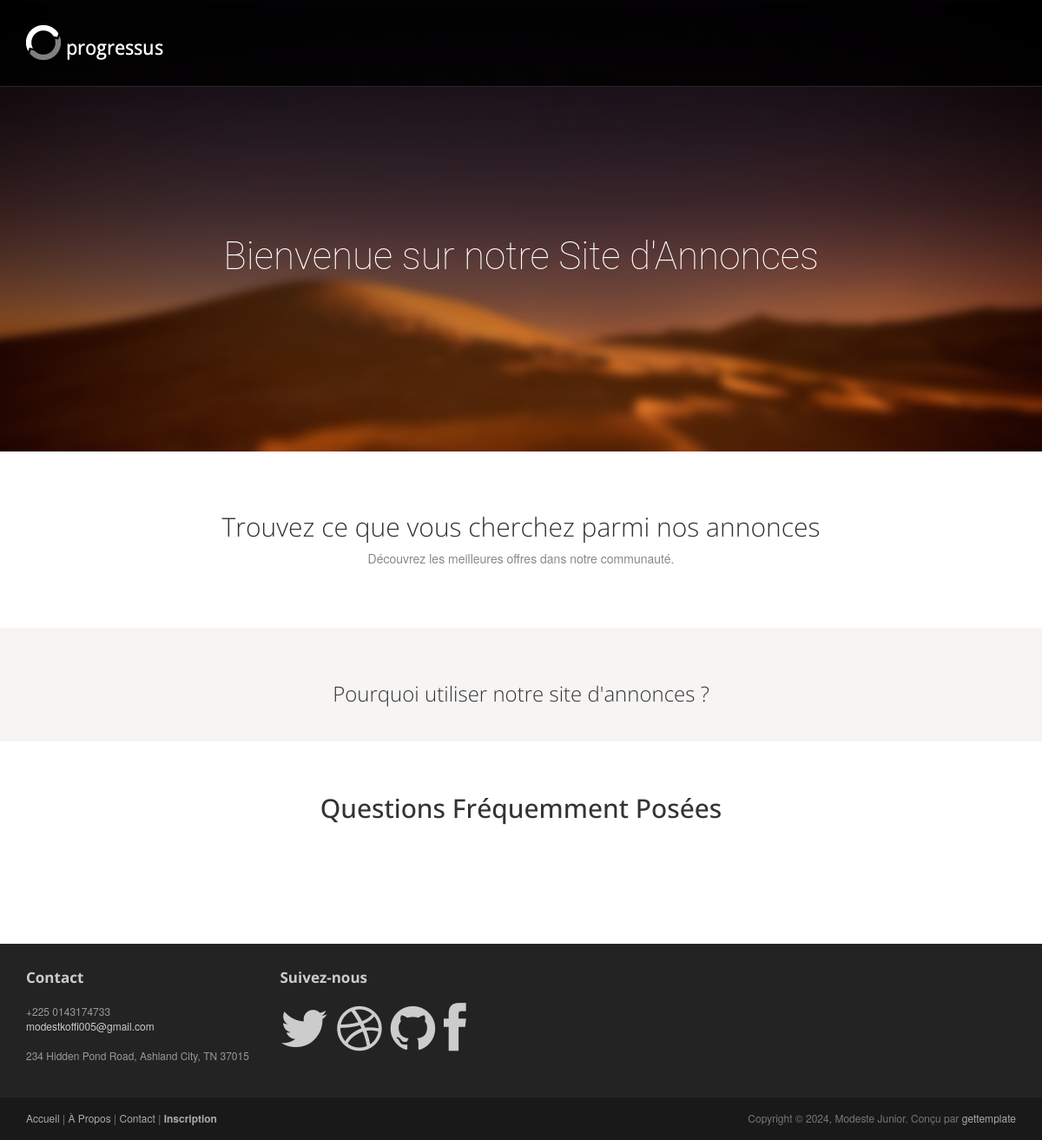
The page / on the database its author committed.
### maxt/models.py (models this page shows, shortened)
class Title(models.Model):
    titre = models.CharField(max_length= 50)

class First(models.Model):
    titre = models.CharField(max_length= 150)
    contenus = models.TextField()

class Second(models.Model):
    contenus = models.TextField()

class Third(models.Model):
    contenus = models.TextField()

class Info(models.Model):
    number = models.TextField()
    mail = models.EmailField()
    adresse = models.TextField()

### maxt/views.py (the view)
# urls.py: path('', views.index, name="index"),
def index(request):
    title = Title.objects.filter()
    first = First.objects.filter()
    second = Second.objects.filter()
    third = Third.objects.filter()
    info = Info.objects.filter()
    datas = {
        'title': title,
        'first': first,
        'second': second,
        'third': third,
        'info': info,
    }
    return render(request, 'index.html', datas)

### maxt/templates/index.html (shortened to what this page needs)
 {% load static %}
<!DOCTYPE html>
<html lang="en">
<head>
    <link rel="stylesheet" href="{% static 'assets/css/bootstrap.min.css' %}">
    <link rel="stylesheet" href="{% static 'assets/css/font-awesome.min.css' %}">
    <link rel="stylesheet" href="{% static 'assets/css/bootstrap-theme.css' %}" media="screen" >
    <link rel="stylesheet" href="{% static 'assets/css/main.css' %}">
</head>
<body class="home">
    <div class="navbar navbar-inverse navbar-fixed-top headroom">
        <div class="container">
            <div class="navbar-header">
                <a class="navbar-brand" href="{% url 'index' %}"><img src="{% static 'assets/images/logo.png' %}" alt="Maxtill"></a>
            </div>
            <div class="navbar-collapse collapse">
            </div>
        </div>
    </div>
   <header id="head">
    <div class="container">
        <div class="row">
            {% for title in title %}
            <h1 class="lead" style="font-family: 'Roboto', sans-serif;">{{ title.titre }}</h1>
            {% endfor %}
        </div>
    </div>
</header>
   <div class="container text-center" onclick="window.location.href='{% url 'annonce' %}';" style="cursor: pointer;">
    <br> <br>
       {% for first in first %}
    <h2 class="thin">{{ first.titre }}</h2>
    <p class="text-muted">{{ first.contenus }}</p>
       {% endfor %}
</div>
    <div class="jumbotron top-space" onclick="window.location.href='{% url 'about' %}';" style="cursor: pointer;">
    <div class="container">
        {% for second in second %}
        <h3 class="text-center thin">{{ second.contenus }}</h3>
        {% endfor %}
    </div>
</div>
    <div class="container">
        {% for third in third %}
        <h2 class="text-center top-space">{{ third.contenus }}</h2>
        {% endfor %}
        <br>
    </div>
    <footer id="footer" class="top-space">
    <div class="footer1">
        <div class="container">
            <div class="row">
                <div class="col-md-3 widget">
                    <h3 class="widget-title">Contact</h3>
                    <div class="widget-body">
                        {% for info in info %}
                        <p>{{ info.number }}<br>
                            <a href="mailto:#">{{ info.mail }}</a><br>
                            <br>
                            {{ info.adresse }}
                        </p>
                        {% endfor %}
                    </div>
                </div>
                <div class="col-md-3 widget">
                    <h3 class="widget-title">Suivez-nous</h3>
                    <div class="widget-body">
                        <p class="follow-me-icons">
                            <a href="#"><i class="fa fa-twitter fa-2x"></i></a>
                            <a href="#"><i class="fa fa-dribbble fa-2x"></i></a>
                            <a href="#"><i class="fa fa-github fa-2x"></i></a>
                            <a href="#"><i class="fa fa-facebook fa-2x"></i></a>
                        </p>
                    </div>
                </div>
            </div>
        </div>
    </div>
    <div class="footer2">
        <div class="container">
            <div class="row">
                <div class="col-md-6 widget">
                    <div class="widget-body">
                        <p class="simplenav">
                            <a href="{% url 'index' %}">Accueil</a> |
                            <a href="{% url 'about' %}">À Propos</a> |
                            <a href="{% url 'contact' %}">Contact</a> |
                            <b><a href="{% url 'authentification' %}">Inscription</a></b>
                        </p>
                    </div>
                </div>
                <div class="col-md-6 widget">
                    <div class="widget-body">
                        <p class="text-right">
                            Copyright &copy; 2024, Modeste Junior. Conçu par <a href="http://gettemplate.com/" rel="designer">gettemplate</a>
                        </p>
                    </div>
                </div>
            </div>
        </div>
    </div>
</footer>
</body>
</html>

### static/assets/css/main.css (style rules this page uses)
#head { background:#181015 url( ../images/bg_header.jpg) no-repeat; background-size: cover; min-height:520px; text-align: center; padding-top:240px; color:white; font-family:"Open sans", Helvetica, Arial; font-weight:300; }
#head .lead { font-family:"Open sans", Helvetica, Arial; font-size:44px; margin-bottom:6px; color:white; line-height:1.15em; }
.headroom { -webkit-transition: all 0.4s ease-out; -moz-transition: all 0.4s ease-out; -o-transition: all 0.4s ease-out; transition: all 0.4s ease-out; }
h1, h2, h3, h4, h5, h6 { font-family:"Open sans", Helvetica, Arial; }
h1, .h1, h2, .h2, h3, .h3 { margin-top:30px; }
.thin { font-weight:300; }
.text-muted { color:#888; }
.top-space { margin-top: 60px; }
img { max-width:100%; }
.footer1 { background: #232323; padding: 30px 0 0 0; font-size: 12px; color: #999; }
.footer1 a { color: #ccc; }
.footer1 .widget { margin-bottom:30px; }
.footer1 .widget-title { font-size: 17px; font-weight: bold; color: #ccc; margin: 0 0 20px; }
.follow-me-icons { font-size:30px; }
.follow-me-icons i { float:left; margin:0 10px 0 0; }
.footer2 { background: #191919; padding: 15px 0; color: #777; font-size: 12px; }
.footer2 a { color: #aaa; }
.footer2 p { margin: 0; }

### rows shown on the page
Title: titre "Bienvenue sur notre Site d'Annonces"
First: titre "Trouvez ce que vous cherchez parmi nos annonces", contenus "Découvrez les meilleures offres dans notre communauté."
Second: contenus "Pourquoi utiliser notre site d'annonces ?"
Third: contenus "Questions Fréquemment Posées"
Info: number "+225 0143174733", mail "modestkoffi005@gmail.com", adresse "234 Hidden Pond Road, Ashland City, TN 37015"
